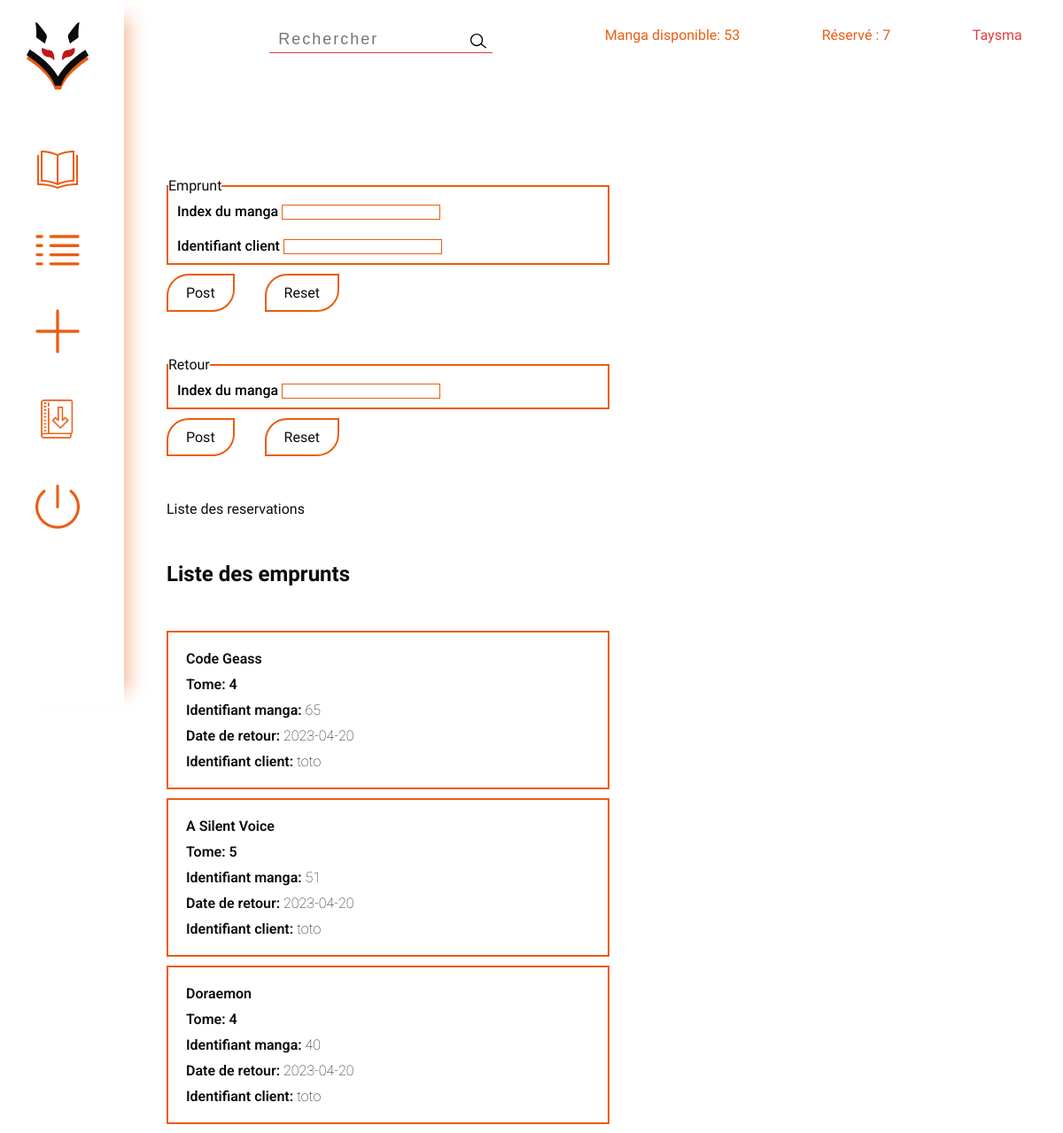
Screenshot of /admin/loan.php (signed in) with the database file from the repository.
### tables this page shows
CREATE TABLE IF NOT EXISTS `user` (
  `id` int(11) NOT NULL AUTO_INCREMENT,
  `role` varchar(50) NOT NULL,
  `pseudo` varchar(30) NOT NULL,
  `password` varchar(150) NOT NULL,
  `mail` varchar(100) NOT NULL,
  PRIMARY KEY (`id`)
);

CREATE TABLE IF NOT EXISTS `loan` (
  `id` int(11) NOT NULL AUTO_INCREMENT,
  `id_manga` int(11) NOT NULL,
  `id_user` int(11) NOT NULL,
  `loan_date` date NOT NULL,
  `return_date` date DEFAULT NULL,
  `available` tinyint(1) NOT NULL,
  `reservation_loan` datetime DEFAULT NULL,
  PRIMARY KEY (`id`),
  KEY `MANGA` (`id_manga`),
  KEY `USER` (`id_user`)
);

CREATE TABLE IF NOT EXISTS `manga` (
  `id` int(11) NOT NULL AUTO_INCREMENT,
  `id_genre` int(11) NOT NULL,
  `id_public` int(11) NOT NULL,
  `title` varchar(50) NOT NULL,
  `volume` int(11) NOT NULL,
  `editor` varchar(50) NOT NULL,
  `published_at` date NOT NULL,
  `author` varchar(50) NOT NULL,
  `cover` varchar(150) NOT NULL,
  `extract` text NOT NULL,
  `bookshelf` varchar(10) NOT NULL,
  PRIMARY KEY (`id`),
  KEY `GENRE` (`id_genre`),
  KEY `PUBLIC` (`id_public`)
);

### admin/loan.php (the view, shortened to what this page needs)
<?php
include_once('../connexion.php');
include('./header-admin.php');
?>
<section id="loan">
    <div class="row-limit-size">
        <form action="#" method="POST">
            <fieldset>
                <legend>Emprunt</legend>
                <div>
                    <label for="idManga">Index du manga</label>
                    <input type="number" name="id_manga" id="idManga" maxlength="30">
                </div>
                <div>
                    <label for="idUser">Identifiant client</label>
                    <input type="number" name="id_user" id="idUser" maxlength="30">
                </div>
            </fieldset>
            <input type="submit" name="loan_submit" value="Post">
            <input type="reset" name="reset" value="Reset">
        </form>
        <form action="#" method="POST">
            <fieldset>
                <legend>Retour</legend>
                <div>
                    <label for="idManga">Index du manga</label>
                    <input type="number" name="id_manga" id="idManga" maxlength="50">
                </div>
            </fieldset>
            <input type="submit" name="submit" value="Post">
            <input type="reset" name="reset" value="Reset">
        </form>
        <a href="./reservation.php">Liste des reservations</a>
        <h1>Liste des emprunts</h1>
        <div id="listLoan">
            <?php
            $listLoan = $db->query("SELECT `manga`.`title`, `manga`.`volume`,`loan`.`id_manga`, `loan`.`return_date`, `user`.`pseudo` FROM `loan`
                       INNER JOIN `manga`ON `manga`.`id`=`loan`.`id_manga`
                       INNER JOIN `user` ON `user`.`id`=`loan`.`id_user`
                       WHERE `loan`.`return_date`> CURRENT_DATE
                       ORDER BY `loan`.`return_date` DESC LIMIT 30 ;");
            while ($listLoanFetch = $listLoan->fetch(PDO::FETCH_ASSOC)) {;
            ?>
                <ul>
                    <li><?= $listLoanFetch["title"] ?></li>
                    <li>Tome: <?= " " . $listLoanFetch["volume"] ?></li>
                    <li>Identifiant manga: <span><?= " " . $listLoanFetch["id_manga"] ?></span></li>
                    <li>Date de retour: <span><?= " " . $listLoanFetch["return_date"] ?></span></li>
                    <li>Identifiant client:<span><?= " " . $listLoanFetch["pseudo"] ?></span></li>
                </ul>
            <?php } ?>
        </div>
    </div>
</section>
</main>
</body>

### admin/header-admin.php (shortened to what this page needs)
<?php require_once '../connexion.php'; ?>
<!DOCTYPE html>
<html lang="en">
<head>
    <link rel="stylesheet" href="../asset/css/style-header-admin.css">
</head>
<body>
    <header>
        <a id=burger href="#">
            <img id="logo" src="../asset/img/icon/Logo.svg" alt="kitsuthèque-logo">
        </a>
        <nav id="main-menu">
            <ul>
                <li class="menu"><a href="../catalogue.php"><img src="../asset/img/icon/icons8-livre-ouvert-50.png" alt="catalogue"></a></li>
                <li class="menu"><a href="./list.php"><img src="../asset/img/icon/🦆 icon _view list_.svg" alt="liste"></a></li>
                <li class="menu"><a href="./new-post.php"><img src="../asset/img/icon/🦆 icon _plus_.svg" alt="Ajouté un manga"></a></li>
                <li class="menu"><a href="./loan.php"><img src="../asset/img/icon/icons8-emprunter-un-livre-64 1.svg" alt="gestion des utilisateurs"></a></li>
                <li class="menu"><a href="../model/deconnexion.php"><img src="../asset/img/icon/icone_deconnexion.svg" alt="Se déconnecter"></a></li>
            </ul>
        </nav>
    </header>
    <main>
        <section id="admin-search-bar" class="row-limit-size">
            <div>
                <form action="./research-list.php" method="GET">
                    <input type="search" placeholder="Rechercher" name="search" class="search-admin">
                    <button type="submit" name="research" value="rechercher..." class="search-admin">
                        <img src="../asset/img/icon/icon_search_bar.svg" alt="icon loupe">
                    </button>
                </form>
                <span>Manga disponible:
                    <?php
                    $req = $db->query("SELECT COUNT(`id`) AS `nbManga` FROM `manga`");
                    $resultManga = $req->fetch(PDO::FETCH_ASSOC);
                    $req2 = $db->query("SELECT COUNT(`id`) AS `nbLoan` FROM `loan`");
                    $resultLoan = $req2->fetch(PDO::FETCH_ASSOC);
                    ?>
                    <?= $total = $resultManga['nbManga'] - $resultLoan['nbLoan'] ?>
                </span>
                <span>Réservé :
                    <?php
                    $sql2 = "SELECT COUNT(`available`) AS `reserved` FROM `loan`";
                    $req2 = $db->query($sql2);
                    $reserved = $req2->fetch(PDO::FETCH_ASSOC)
                    ?>
                    <?= $reserved['reserved'] ?>
                </span>
                <span>
                    <?php
                    $id = $_SESSION['id-user'];
                    $sql3 = "SELECT `pseudo` FROM `user`WHERE `id`=$id";
                    $req3 = $db->query($sql3);
                    $pseudo = $req3->fetch(PDO::FETCH_ASSOC)
                    ?>
                    <?= ucfirst($pseudo['pseudo']) ?>
                </span>
            </div>
        </section>

### asset/css/style-header-admin.css (style rules this page uses)
a { text-decoration: none; }
li { list-style-type: none; }
.row-limit-size { max-width: 1200px; width: 100%; margin: 0 auto; }
header { box-shadow: 25px 0 20px -20px rgba(235, 93, 17, 0.45); width: 140px; height: 100vh; overflow: auto; position: fixed; top: 0px; float: left; background-color: #fff; }
header > a#burger { display: block; margin: 10px 0 0 15px; padding: 15px; line-height: 50px; }
header > a#burger > img#logo { width: 70px; }
header nav#main-menu { display: block; }
header nav#main-menu ul { list-style: none; }
header nav#main-menu ul li { margin: 15px auto; padding: 15px 0; width: 60px; }
header nav#main-menu ul .menu img { width: 50px; }
main { padding-left: 14%; }
main > section#admin-search-bar { margin: 0; position: sticky; top: 0; }
main > section#admin-search-bar > div { display: flex; justify-content: space-around; padding: 30px 0 30px 40px; height: 150px; background-color: #fff; }
@media screen and (min-width: 850px) { main > section#admin-search-bar > div { margin-left: 50px; margin-bottom: 50px; } }
main > section#admin-search-bar > div > form > input[type=search] { height: 30px; border: none; border-bottom: 1px solid #e23b3b; padding: 10px; font-size: 18px; letter-spacing: 2px; outline: 0; }
main > section#admin-search-bar > div > form > button { position: relative; z-index: 9999; top: 5px; left: -35px; width: 30px; border: none; background-color: #fff; cursor: pointer; }
main > section#admin-search-bar > div > form > button > img { width: 18px; }
main > section#admin-search-bar > div > span { font-family: "Carter One", cursive; color: #eb5d11; }
main > section#admin-search-bar > div > :last-child { color: #e23b3b; }
#loan .row-limit-size form fieldset { border: 2px solid #eb5d11; width: 90%; max-width: 500px; margin: 0 auto; }
#loan .row-limit-size form fieldset legend { color: #0C0C0C; font-family: "Carter One", cursive; font-family: 1rem; }
#loan .row-limit-size form fieldset div { padding: 10px; }
#loan .row-limit-size form fieldset div label { font-family: "Roboto"; font-weight: 500; }
#loan .row-limit-size form fieldset div input[type=number] { border: 1px solid #eb5d11; }
#loan .row-limit-size form input[type=submit], #loan .row-limit-size form input[type=reset] { padding: 10px; color: #0C0C0C; background-color: #fff; border: 2px solid #eb5d11; font-family: "Carter One", cursive; font-size: 1rem; border-radius: 25px 0; margin: 10px 10px 50px 20px; padding: 10px 20px; cursor: pointer; }
#loan .row-limit-size a { font-family: "Carter One", cursive; font-size: 1rem; color: #0C0C0C; display: block; width: 165px; margin: 0 auto; }
#loan .row-limit-size h1 { text-align: center; font-family: "Carter One", cursive; padding: 50px 0; color: #0C0C0C; }
#loan .row-limit-size #listLoan { width: 90%; max-width: 500px; margin: 0 auto; }
#loan .row-limit-size #listLoan ul { margin-bottom: 10px; border: 2px solid #eb5d11; padding: 20px 20px 10px; }
#loan .row-limit-size #listLoan ul li { font-family: "Roboto"; color: #0C0C0C; font-weight: 600; padding-bottom: 10px; }
#loan .row-limit-size #listLoan ul li span { font-weight: 100; }
@media screen and (min-width: 500px) { #loan .row-limit-size form fieldset { margin: unset; margin-left: 20px; } }
@media screen and (min-width: 500px) { #loan .row-limit-size h1 { text-align: left; margin-left: 20px; } }
@media screen and (min-width: 500px) { #loan .row-limit-size a { margin: unset; margin-left: 20px; } }
@media screen and (min-width: 500px) { #loan .row-limit-size #listLoan { margin: unset; margin-left: 20px; } }
@media screen and (min-width: 500px) { #loan .row-limit-size #listLoan ul { margin-bottom: 10px; } }
@media screen and (min-width: 500px) { #loan .row-limit-size #listLoan ul li { font-family: "Roboto"; color: #0C0C0C; font-weight: 600; } }
@media screen and (min-width: 500px) { #loan .row-limit-size #listLoan ul li span { font-weight: 100; } }

### rows the page displays
user: pseudo "Taysma"
loan: id_manga.title "Code Geass", id_manga.volume "4", id_manga "65", return_date "2023-04-20", id_user.pseudo "toto"
loan: id_manga.title "A Silent Voice", id_manga.volume "5", id_manga "51", return_date "2023-04-20", id_user.pseudo "toto"
loan: id_manga.title "Doraemon", id_manga.volume "4", id_manga "40", return_date "2023-04-20", id_user.pseudo "toto"

### other values shown
$total = $resultManga['nbManga'] - $resultLoan['nbLoan'] "53"
$reserved['reserved'] "7"
